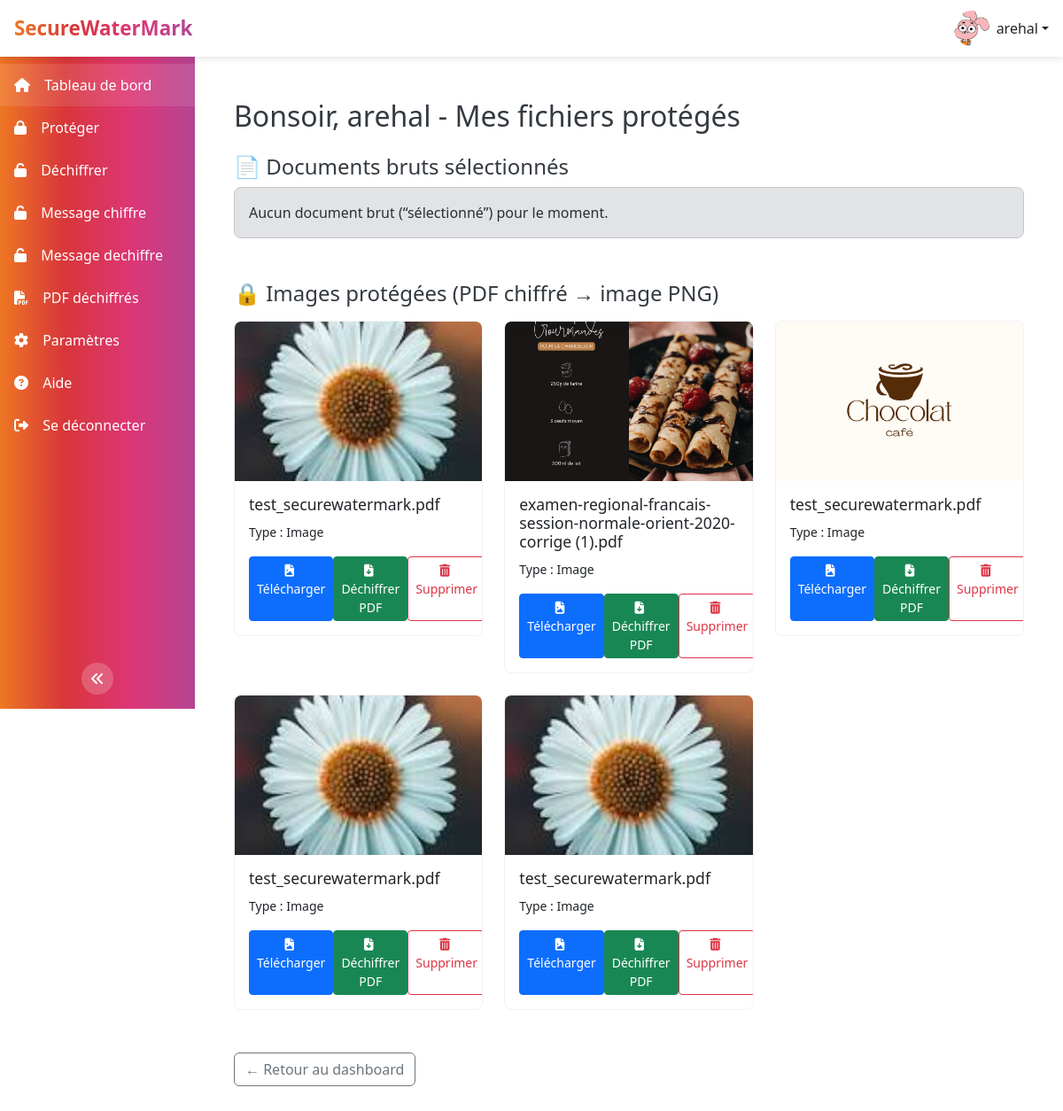
The app's page /selected/ (signed in), older data.
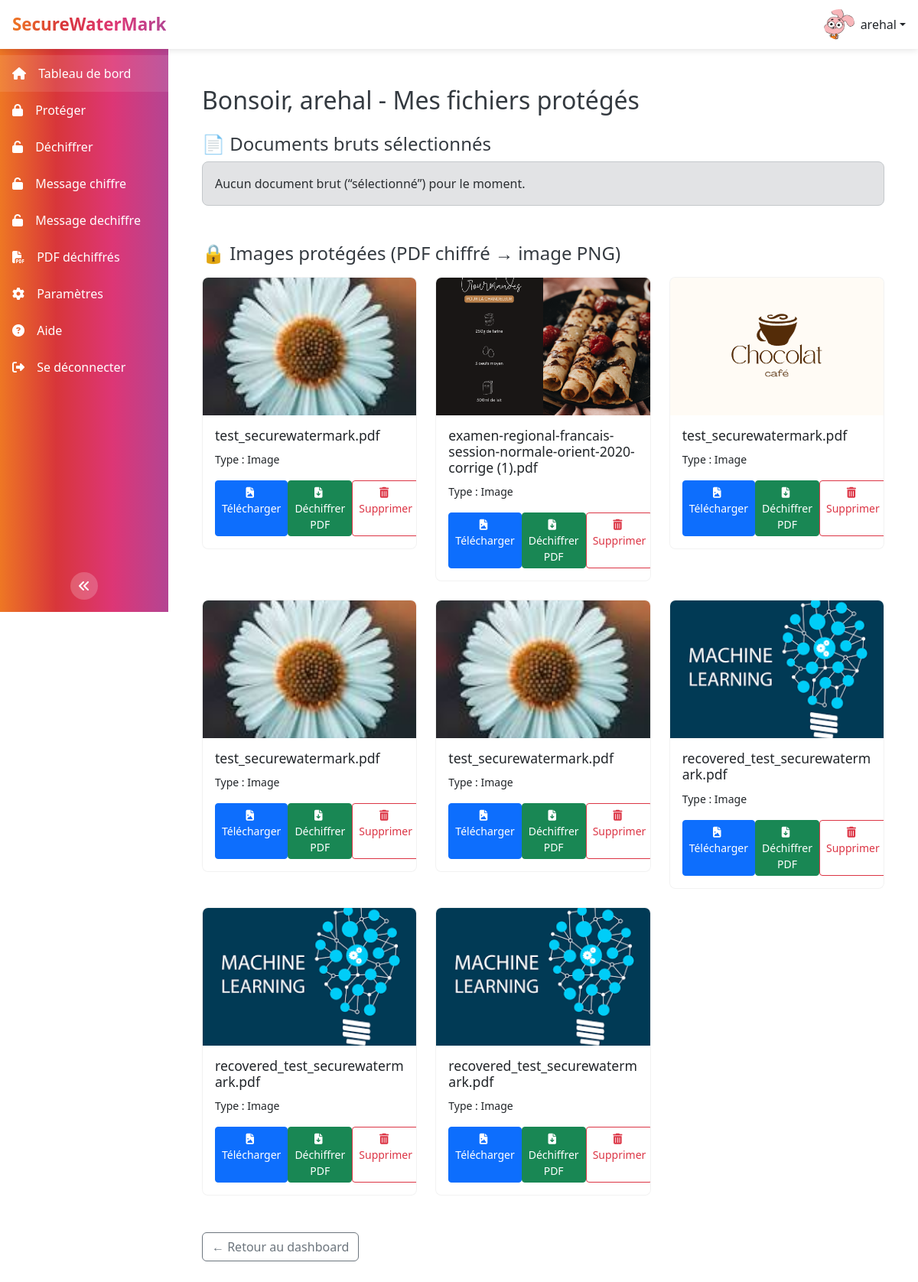
The same page, newer data.
### watermark/models.py (models this page shows, shortened)
class SecureFile(models.Model):
    user      = models.ForeignKey(User, on_delete=models.CASCADE)
    name      = models.CharField(max_length=200)
    file      = models.ImageField(upload_to='stego/')
    file_type = models.CharField(max_length=20)
    uploaded_at = models.DateTimeField(auto_now_add=True)

### watermark/views.py (the view)
# urls.py: path('selected/', views.selected_files, name='selected_files'),
@login_required
def selected_files(request):
    raw_docs         = Document.objects.filter(user=request.user, is_selected=True)
    protected_images = SecureFile.objects.filter(user=request.user)
    return render(request,
                  'watermark/selected_files.html',
                  {
                      'raw_docs': raw_docs,
                      'protected_images': protected_images,
                  })

### watermark/templates/watermark/selected_files.html (shortened to what this page needs)
{% load static %}
<!DOCTYPE html>
<html lang="fr">
<head>
  <link href="https://cdn.jsdelivr.net/npm/bootstrap@5.3.0/dist/css/bootstrap.min.css" rel="stylesheet">
  <link href="https://cdnjs.cloudflare.com/ajax/libs/font-awesome/6.4.0/css/all.min.css" rel="stylesheet">
</head>
<body class="light-mode">
  <div class="header">
    <div class="logo">SecureWaterMark</div>
    <div class="dropdown">
      <a class="dropdown-toggle" href="#" role="button" data-bs-toggle="dropdown" aria-expanded="false">
        <img src="{% static 'img/marie.png' %}" alt="Profil" class="profile-img">
        {{ request.user.username }}
      </a>
    </div>
  </div>
  <div class="sidebar">
    <a href="{% url 'dashboard' %}" class="active"><i class="fas fa-home"></i><span> Tableau de bord</span></a>
    <a href="{% url 'protect' %}"><i class="fas fa-lock"></i><span> Protéger</span></a>
    <a href="{% url 'selected_files' %}"><i class="fas fa-unlock"></i><span> Déchiffrer</span></a>
    <a href="{% url 'encrypt' %}"><i class="fas fa-unlock"></i><span> Message chiffre</span></a>
    <a href="{% url 'decrypt' %}"><i class="fas fa-unlock"></i><span> Message dechiffre</span></a>
    <a href="{% url 'decrypted_list' %}" class="">
      <i class="fas fa-file-pdf"></i><span> PDF déchiffrés</span>
    </a>
    <a href="{% url 'settings' %}"><i class="fas fa-cog"></i><span> Paramètres</span></a>
    <a href="{% url 'help' %}"><i class="fas fa-question-circle"></i><span> Aide</span></a>
    <a href="{% url 'logout' %}"><i class="fas fa-sign-out-alt"></i><span> Se déconnecter</span></a>
    <button class="toggle-sidebar-btn" id="toggleSidebar">
      <i class="fas fa-angle-double-left"></i>
    </button>
  </div>
  <div class="content">
    <div class="container py-4">
      <h2 class="mb-4">Mes fichiers protégés / sélectionnés</h2>
      <h4>📄 Documents bruts sélectionnés</h4>
      {% if raw_docs %}
        <div class="table-responsive">
          <table class="table table-bordered align-middle">
            <thead class="table-light">
              <tr>
                <th scope="col">Titre</th>
                <th scope="col" style="width:120px">Aperçu / Lien</th>
                <th scope="col" style="width:180px">Date d’upload</th>
                <th scope="col" style="width:120px">Action</th>
              </tr>
            </thead>
            <tbody>
              {% for doc in raw_docs %}
                <tr>
                  <td>{{ doc.title }}</td>
                  <td>
                    {% if doc.uploaded_file.url|lower|slice:"-4:" == ".pdf" %}
                      <a href="{{ doc.uploaded_file.url }}"
                         target="_blank"
                         class="btn btn-sm btn-outline-secondary">
                        <i class="fas fa-file-pdf me-1"></i>PDF
                      </a>
                    {% else %}
                      <img src="{{ doc.uploaded_file.url }}"
                           alt="aperçu"
                           width="60" height="60"
                           class="img-thumbnail">
                    {% endif %}
                  </td>
                  <td>
                    {{ doc.uploaded_at|date:"d/m/Y H:i" }}
                  </td>
                  <td>
                    <a href="{% url 'delete_file' doc.id %}"
                       class="btn btn-sm btn-danger"
                       onclick="return confirm('Voulez-vous vraiment supprimer ce document brut ?');">
                      <i class="fas fa-trash-alt me-1"></i>Supprimer
                    </a>
                  </td>
                </tr>
              {% endfor %}
            </tbody>
          </table>
        </div>
      {% else %}
        <div class="alert alert-secondary mt-2">
          Aucun document brut (“sélectionné”) pour le moment.
        </div>
      {% endif %}
      <h4 class="mt-5">🔒 Images protégées (PDF chiffré → image PNG)</h4>
      {% if protected_images %}
        <div class="row mt-3">
{% for sf in protected_images %}
  <div class="col-md-4 mb-4">
    <div class="card">
      <img src="{{ sf.file.url }}" class="card-img-top" alt="Stego image">
      <div class="card-body">
        <h5 class="card-title">{{ sf.name }}</h5>
        <p class="card-text"><small>Type : {{ sf.file_type|capfirst }}</small></p>
        <div class="d-flex justify-content-between">
          <a href="{{ sf.file.url }}" class="btn btn-sm btn-primary" target="_blank">
            <i class="fas fa-file-image me-1"></i>Télécharger
          </a>
          <a href="{% url 'decrypt' sf.id %}" class="btn btn-sm btn-success">
            <i class="fas fa-file-download me-1"></i>Déchiffrer PDF
          </a>
          <a href="{% url 'delete_protected' sf.id %}"
             class="btn btn-sm btn-outline-danger"
             onclick="return confirm('Supprimer cette image protégée ?');">
            <i class="fas fa-trash-alt me-1"></i>Supprimer
          </a>
        </div>
      </div>
    </div>
  </div>
{% endfor %}
        </div>
      {% else %}
        <div class="alert alert-secondary mt-2">
          Aucun fichier protégé pour le moment.
        </div>
      {% endif %}
      <a href="{% url 'dashboard' %}"
         class="btn btn-outline-secondary mt-4">
        ← Retour au dashboard
      </a>
    </div>
  </div>
</body>
</html>

### watermark/templates/watermark/selected_files.html (style rules this page uses)
:root { --gradient: linear-gradient(90deg, #ee7724, #d8363a, #dd3675, #b44593); --light-bg: #ffffff; --light-text: #343a40; --dark-bg: #212529; --dark-text: #f8f9fa; --transition-speed: 0.4s; }
html, body { height: 100%; margin: 0; padding: 0; font-family: 'Segoe UI', sans-serif; transition: background-color var(--transition-speed), color var(--transition-speed); }
.header { background-color: #ffffff; box-shadow: 0 2px 8px rgba(0,0,0,0.1); padding: 0.75rem 1rem; display: flex; justify-content: space-between; align-items: center; position: fixed; top: 0; left: 0; right: 0; z-index: 1000; transition: background-color var(--transition-speed); }
.logo { font-size: 1.4rem; font-weight: bold; background: var(--gradient); -webkit-background-clip: text; -webkit-text-fill-color: transparent; }
.dropdown-toggle { display: flex; align-items: center; color: inherit; text-decoration: none; }
.dropdown-toggle .profile-img { width: 40px; height: 40px; border-radius: 50%; object-fit: cover; margin-right: 0.5rem; }
.sidebar { position: fixed; top: 56px; left: 0; width: 220px; height: calc(100vh - 56px); background: var(--gradient); color: white; padding-top: 1rem; overflow-y: auto; transition: width var(--transition-speed), background-color var(--transition-speed); }
.sidebar a { display: block; padding: 0.75rem 1rem; color: white; text-decoration: none; white-space: nowrap; overflow: hidden; }
.sidebar a i { margin-right: 0.75rem; }
.sidebar a:hover, .sidebar a.active { background-color: rgba(255,255,255,0.1); }
.toggle-sidebar-btn { position: absolute; bottom: 1rem; left: 50%; transform: translateX(-50%); background-color: rgba(255,255,255,0.2); border: none; color: white; width: 36px; height: 36px; border-radius: 50%; display: flex; align-items: center; justify-content: center; cursor: pointer; transition: background-color var(--transition-speed); }
.content { margin-top: 56px; margin-left: 220px; padding: 2rem; background-color: var(--light-bg); color: var(--light-text); min-height: calc(100vh - 56px); transition: margin-left var(--transition-speed), background-color var(--transition-speed), color var(--transition-speed); }
.card { border: 1px solid rgba(0,0,0,0.05); border-radius: 0.5rem; overflow: hidden; transition: transform 0.2s; }
.card-img-top { width: 100%; height: 180px; object-fit: cover; }
.card-body h5 { font-size: 1.1rem; margin-bottom: 0.5rem; }
.alert { border-radius: 0.5rem; margin-top: 1rem; }

Row changes from the older to the newer data that the page shows:
added SecureFile: file (picture), name "recovered_test_securewatermark.pdf", file_type "Image"
added SecureFile: file (picture), name "recovered_test_securewatermark.pdf", file_type "Image"
added SecureFile: file (picture), name "recovered_test_securewatermark.pdf", file_type "Image"
